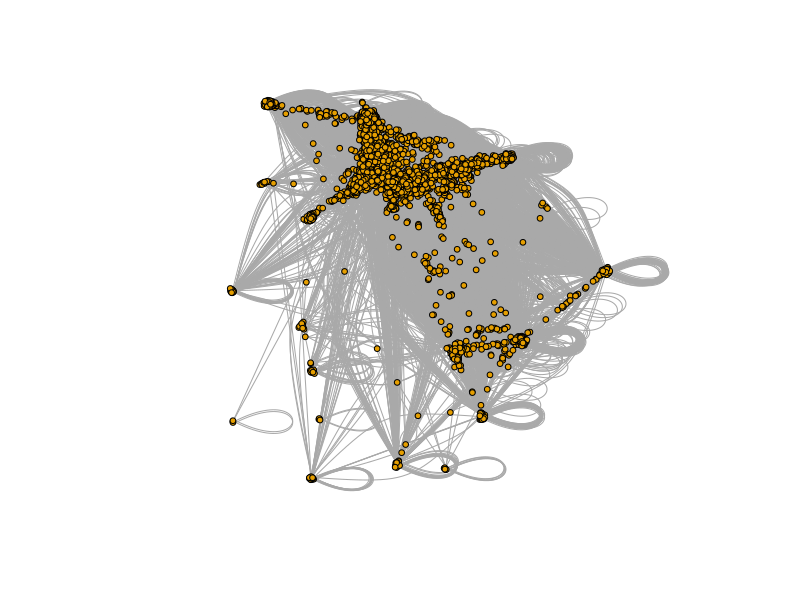
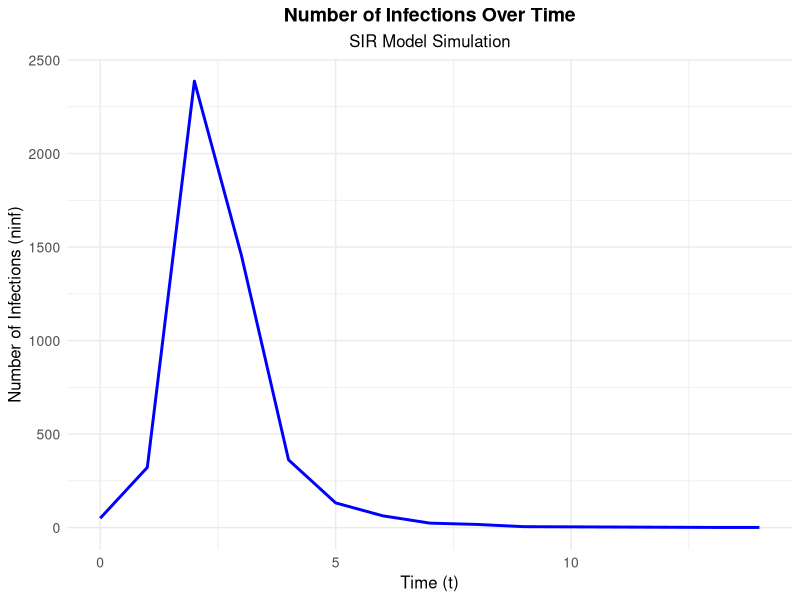
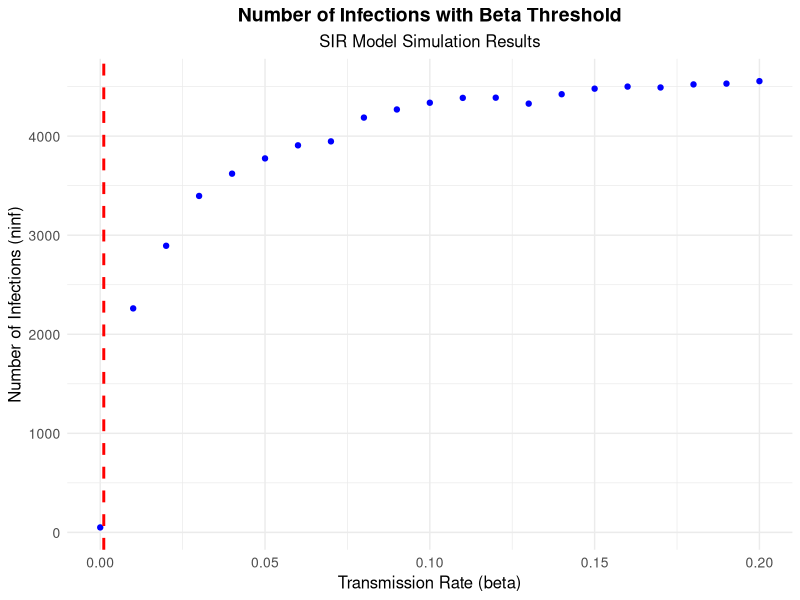
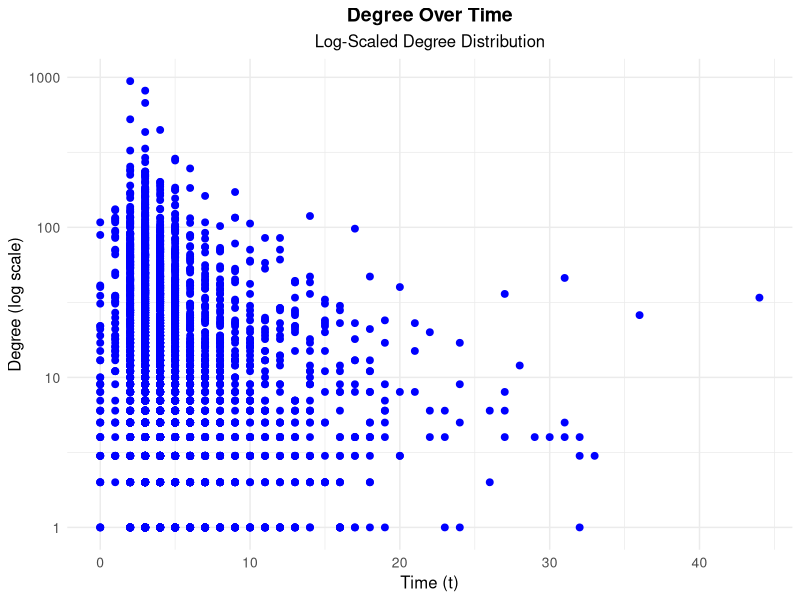
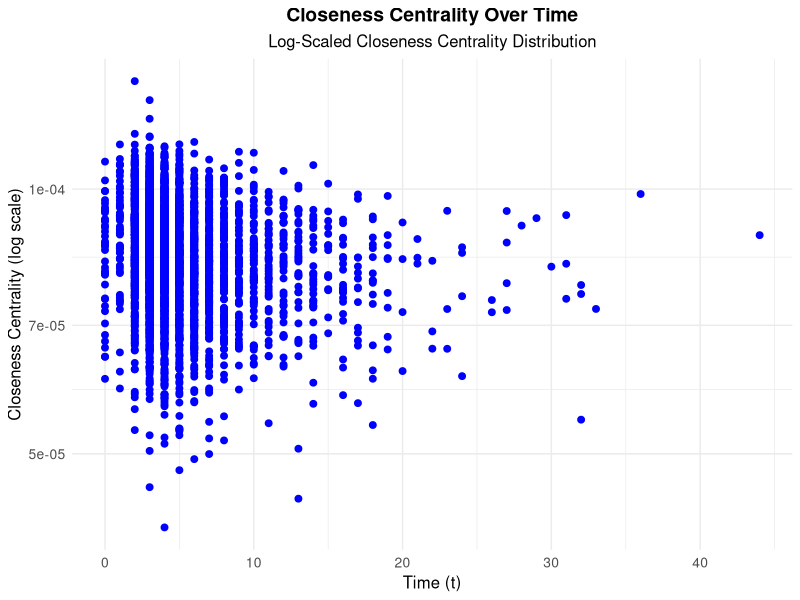
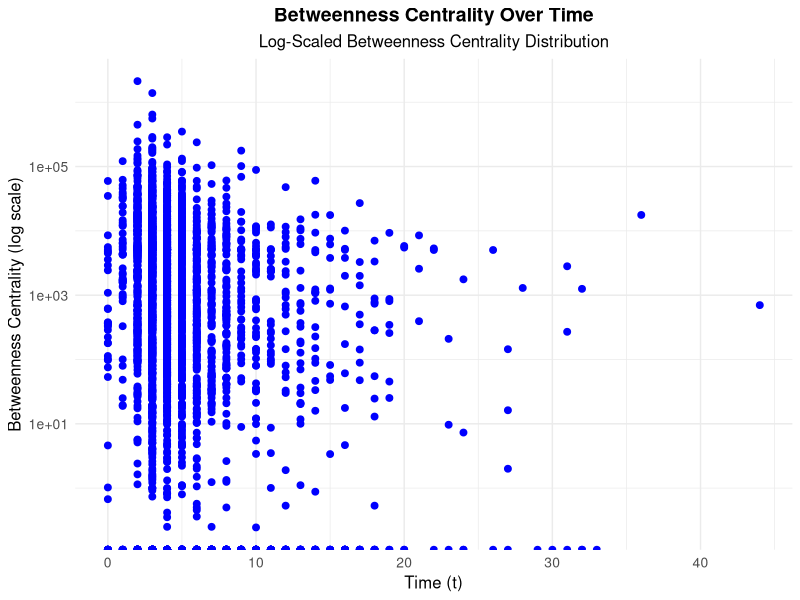
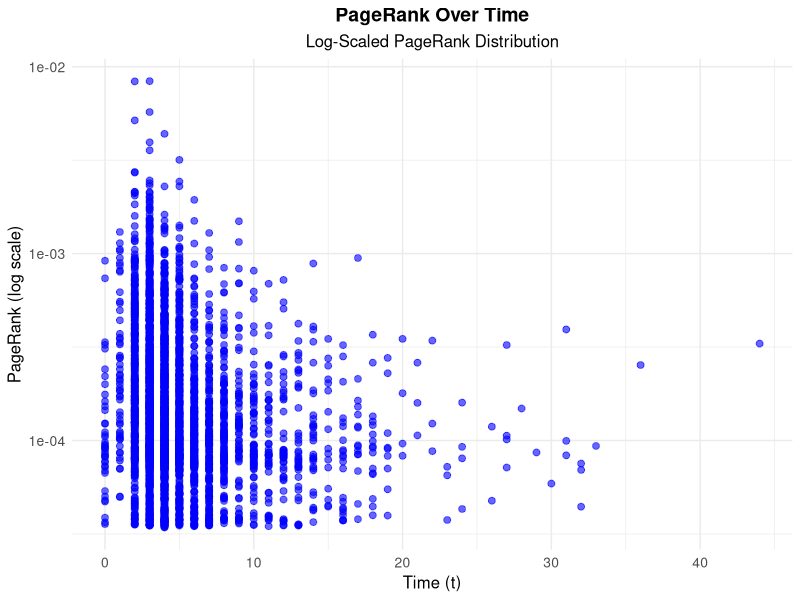
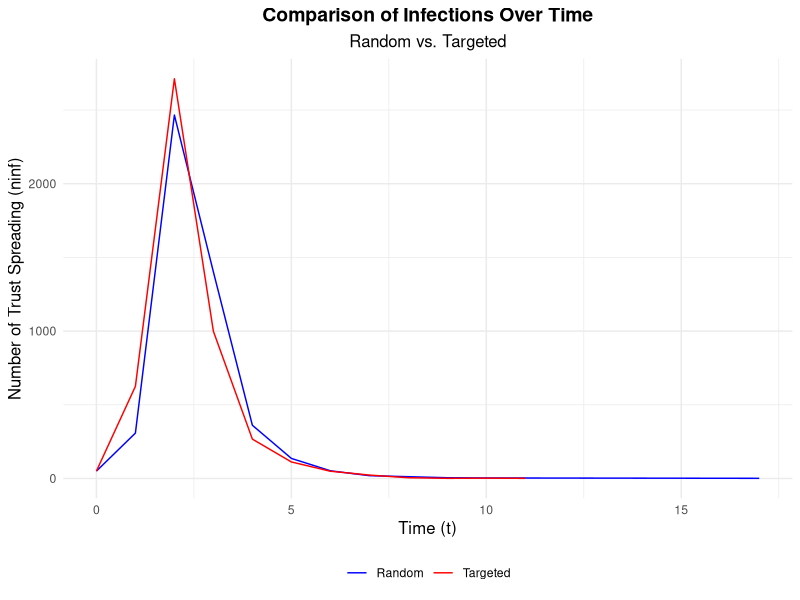

The R script that drew these images, in order: (Note: a time limit stopped this script after it produced the figures.)
## ---- chunk 1
library(readr)
library(igraph)
library(dplyr)
library(ggplot2)
library(purrr)
library(tibble)
library(caret)
library(tidyverse)
## ---- chunk 2
sim_sir <- function(g,beta,mu,seeds){
  state <- rep(0,vcount(g)) #initial state of the simulation
  state[seeds] <- 1 #infect the seeds
  t <- 0
  table <- data.frame(t=0,inf=seeds)
  while(sum(state==1)>0){
    t <- t + 1
    ## I -> R
    infected <- which(state==1) #get them
    # generate a random value for every infected, if it's < mu, let the node recover.
    state[infected] <- ifelse(runif(length(infected)) < mu,2,1)
    
    ## S -> I
    infected <- which(state==1)
    susceptible <- which(state==0) #get them
    contacts <- as.numeric(unlist(adjacent_vertices(g,infected))) #get the contacts of infected
    contacts <- contacts[contacts %in% susceptible] # get those who are susceptible
    new_infected <- contacts[runif(length(contacts)) < beta] #infect contacts
    new_infected <- unique(new_infected) # drop duplicates from the new_infected
    if(length(new_infected)>0){
      state[new_infected] <- 1
      table <- rbind(table,data.frame(t,inf=new_infected))
    }
  }
  table
}
## ---- chunk 3
node <- read.csv("nodes.csv") |> select("X..index", "meta")
edge <- read.csv("edges.csv")

graph <- graph_from_data_frame(edge, vertices = node, directed = FALSE)
graph <- simplify(graph)

cluster <- clusters(graph)
giant_component <- which.max(cluster$csize)
node_giant <- V(graph)[cluster$membership == giant_component]

g <- induced_subgraph(graph, node_giant)
g

## ---- chunk 4
plot(g, vertex.label = NA, vertex.size = 3)
## ---- chunk 5
mu <- 0.1
betac <- mu*mean(degree(g))/(mean(degree(g)^2))
betac
## ---- chunk 6
seeds <- sample(1:vcount(g),vcount(g)*0.01)

realization <- sim_sir(g,beta = 0.5,mu=0.1,seeds) %>% 
  group_by(t) %>% summarize(ninf=n()) 
## ---- chunk 7
realization %>% 
  ggplot(aes(x=t, y=ninf)) + 
  geom_line(color = "blue", size = 1) + 
  labs(
    title = "Number of Infections Over Time",
    subtitle = "SIR Model Simulation",
    x = "Time (t)",
    y = "Number of Infections (ninf)"
  ) + 
  theme_minimal() +
  theme(
    plot.title = element_text(hjust = 0.5, size = 14, face = "bold"),
    plot.subtitle = element_text(hjust = 0.5, size = 12),
    axis.title.x = element_text(size = 12),
    axis.title.y = element_text(size = 12),
    axis.text = element_text(size = 10)
  )
## ---- chunk 8
results <- map_dfr(seq(0,0.2,0.01), # beta range
        \(beta){ seeds <- sample(1:vcount(g),vcount(g)*0.01)
        realization <- sim_sir(g,beta,mu,seeds) # make a realization for each beta
        data.frame(beta,ninf=nrow(realization)) # create dataframe row
        })
## ---- chunk 9
results %>% 
  ggplot(aes(x=beta, y=ninf)) + 
  geom_point(color = "blue", size = 1.5) + 
  geom_vline(xintercept = betac, linetype = "dashed", color = "red", size = 1) + 
  labs(
    title = "Number of Infections with Beta Threshold",
    subtitle = "SIR Model Simulation Results",
    x = "Transmission Rate (beta)",
    y = "Number of Infections (ninf)"
  ) + 
  theme_minimal() +
  theme(
    plot.title = element_text(hjust = 0.5, size = 14, face = "bold"),
    plot.subtitle = element_text(hjust = 0.5, size = 12),
    axis.title.x = element_text(size = 12),
    axis.title.y = element_text(size = 12),
    axis.text = element_text(size = 10)
  )
## ---- chunk 10
realization <- sim_sir(g,beta=0.1,mu=0.1,seeds)
## ---- chunk 11
set.seed(12345)
table_d <- degree(g) %>% enframe(name = "inf",value="degree") %>%
  merge(realization) 

# Plot
table_d %>% 
  ggplot(aes(x = t, y = degree)) + 
  geom_point(color = "blue", size = 2) + 
  scale_y_log10() + 
  labs(
    title = "Degree Over Time",
    subtitle = "Log-Scaled Degree Distribution",
    x = "Time (t)",
    y = "Degree (log scale)"
  ) + 
  theme_minimal() +
  theme(
    plot.title = element_text(hjust = 0.5, size = 14, face = "bold"),
    plot.subtitle = element_text(hjust = 0.5, size = 12),
    axis.title.x = element_text(size = 12),
    axis.title.y = element_text(size = 12),
    axis.text = element_text(size = 10)
  )
## ---- chunk 12
set.seed(12345)
table_c <- closeness(g) %>% enframe(name = "inf",value="closeness") %>%
  merge(realization) 

# Plot
table_c %>% 
  ggplot(aes(x = t, y = closeness)) + 
  geom_point(color = "blue", size = 2) + 
  scale_y_log10() + 
  labs(
    title = "Closeness Centrality Over Time",
    subtitle = "Log-Scaled Closeness Centrality Distribution",
    x = "Time (t)",
    y = "Closeness Centrality (log scale)"
  ) + 
  theme_minimal() +
  theme(
    plot.title = element_text(hjust = 0.5, size = 14, face = "bold"),
    plot.subtitle = element_text(hjust = 0.5, size = 12),
    axis.title.x = element_text(size = 12),
    axis.title.y = element_text(size = 12),
    axis.text = element_text(size = 10)
  )
## ---- chunk 13
set.seed(12345)
table_b <- betweenness(g) %>% enframe(name = "inf",value="betweenness") %>%
  merge(realization) 

# Plot
table_b %>% 
  ggplot(aes(x = t, y = betweenness)) + 
  geom_point(color = "blue", size = 2) + 
  scale_y_log10() + 
  labs(
    title = "Betweenness Centrality Over Time",
    subtitle = "Log-Scaled Betweenness Centrality Distribution",
    x = "Time (t)",
    y = "Betweenness Centrality (log scale)"
  ) + 
  theme_minimal() +
  theme(
    plot.title = element_text(hjust = 0.5, size = 14, face = "bold"),
    plot.subtitle = element_text(hjust = 0.5, size = 12),
    axis.title.x = element_text(size = 12),
    axis.title.y = element_text(size = 12),
    axis.text = element_text(size = 10)
  )
## ---- chunk 14
set.seed(12345)
table_pr <- page_rank(g)$vector %>% enframe(name = "inf",value="page_rank") %>%
  merge(realization) 

# Plot
table_pr %>% 
  ggplot(aes(x = t, y = page_rank)) + 
  geom_point(color = "blue", size = 2, alpha = 0.6) + 
  scale_y_log10() + 
  labs(
    title = "PageRank Over Time",
    subtitle = "Log-Scaled PageRank Distribution",
    x = "Time (t)",
    y = "PageRank (log scale)"
  ) + 
  theme_minimal() +
  theme(
    plot.title = element_text(hjust = 0.5, size = 14, face = "bold"),
    plot.subtitle = element_text(hjust = 0.5, size = 12),
    axis.title.x = element_text(size = 12),
    axis.title.y = element_text(size = 12),
    axis.text = element_text(size = 10)
  )
## ---- chunk 15
table <- merge(table_d,table_c)
table <- merge(table,table_pr)
table <- merge(table,table_b)
cor(table$t,table[,-c(1,2)])
## ---- chunk 16
set.seed(12345)
seeds <- sample(1:vcount(g),vcount(g)*0.01)
realization_random <- sim_sir(g,beta = 0.5,mu=0.1,seeds) %>%
  group_by(t) %>% summarize(ninf=n())
seeds <- closeness(g) %>% enframe(name = "inf",value="closeness") %>%
  slice_max(closeness,n=round(vcount(g)*0.01,0))

seeds_inf <- seeds$inf
seeds_inf <- as.integer(seeds_inf)
all(seeds_inf %in% V(g)) 

realization_targeted <- sim_sir(g,beta = 0.5,mu=0.1,seeds_inf) %>%
  group_by(t) %>% summarize(ninf=n())
## ---- chunk 17
ggplot() + geom_line(data=realization_random,aes(x=t,y=ninf,col="Random"))+
  geom_line(data=realization_targeted,aes(x=t,y=ninf,col="Targeted")) +
  labs(
    title = "Comparison of Infections Over Time",
    subtitle = "Random vs. Targeted",
    x = "Time (t)",
    y = "Number of Trust Spreading (ninf)",
    color = NULL
  ) +
  theme_minimal() +
  theme(
    plot.title = element_text(hjust = 0.5, size=14, face="bold"),
    plot.subtitle = element_text(hjust = 0.5, size=12),
    axis.title.x = element_text(size=12),
    axis.title.y = element_text(size=12),
    legend.position = "bottom"
  ) +
  scale_color_manual(values = c("Random" = "blue", "Targeted" = "red"))

## ---- chunk 18
total_infected_random <- sum(realization_random$ninf)
total_infected_targeted <- sum(realization_targeted$ninf)
difference_infected <- total_infected_targeted - total_infected_random

print(paste("Total Infected (Random)", total_infected_random))
print(paste("Total Infected (Targeted)", total_infected_targeted))
print(paste("Difference in Infected", difference_infected))
## ---- chunk 19
set.seed(12345)

seeds <- sample(1:vcount(g),vcount(g)*0.01)
realization <- sim_sir(g,beta = 0.5,mu=0.1,seeds) |> group_by(t) |> summarize(ninf=n())

vaccinated_random <- sample(1:vcount(g),vcount(g)*0.05)
gp <- delete_vertices(g,vaccinated_random)
seeds <- sample(1:vcount(gp),vcount(gp)*0.01)
realization_random <- sim_sir(gp,beta = 0.5,mu=0.1,seeds) |> group_by(t) |> summarize(ninf=n())
## ---- chunk 20
set.seed(12345)
seeds <- closeness(g) %>% enframe(name = "inf",value="closeness") %>%
  slice_max(closeness,n=round(vcount(g)*0.05,0))
gp <- delete_vertices(g,seeds$inf)
seeds <- sample(1:vcount(gp),vcount(gp)*0.01)
realization_targeted <- sim_sir(gp,beta = 0.5,mu=0.1,seeds) %>%
  group_by(t) %>% summarize(ninf=n())
## ---- chunk 21
ggplot() + geom_line(data=realization,aes(x=t,y=ninf,col="No Vaccination")) +
  geom_line(data=realization_random,aes(x=t,y=ninf,col="Vacc. Random"))+
  geom_line(data=realization_targeted,aes(x=t,y=ninf,col="Vacc. Targeted")) +
  theme_minimal() + labs(
    color = "Vaccination Strategy",  # Set the legend title for the color aesthetic
    title = "Comparison of Trust Spread Over Time",
    subtitle = "No Vaccination vs. Random Vaccination vs. Targeted Vaccination",
    x = "Time (t)",
    y = "Number of trust spread (ninf)"
  ) +
  theme(
    plot.title = element_text(hjust = 0.5, size = 14, face = "bold"),
    plot.subtitle = element_text(hjust = 0.5, size = 12),
    axis.title.x = element_text(size = 12),
    axis.title.y = element_text(size = 12),
    legend.position = "bottom"
  ) +
    scale_color_manual(values = c("No Vaccination" = "blue", "Vacc. Random" = "red", "Vacc. Targeted" = "green"))
## ---- chunk 22
No_Vaccination <- sum(realization$ninf)
Vacc._Random <- sum(realization_random$ninf)
Vacc._Targeted <- sum(realization_targeted$ninf)

print(paste("No Vaccination", No_Vaccination))
print(paste("Vacc. Random", Vacc._Random))
print(paste("Vacc. Targeted", Vacc._Targeted))

partd_w_n_v <- data.frame(partd_label = c("Vacc. Random", "Vacc. Targeted", "Difference in Infected",
                                          "No Vaccination"),
                    pard_value = c(Vacc._Random, Vacc._Targeted, Vacc._Random-Vacc._Targeted,
                                   No_Vaccination))
partd_w_n_v
## ---- chunk 23
print(paste("Total Infected (Random)", total_infected_random))
print(paste("Total Infected (Targeted)", total_infected_targeted))
print(paste("Difference in Infected", difference_infected))

partc <- data.frame("label" = c("Total Infected (Random)", "Total Infected (Targeted)", 
                                          "Difference in Infected"),
                    "partc_value" = c(total_infected_random, total_infected_targeted, difference_infected))

partd <- partd_w_n_v[-4,]

merged_table <- cbind(partc, partd) |> select(-"partd_label") |> mutate(difference = partc_value - pard_value)

merged_table 
## ---- chunk 24
all <- table_d %>% group_by(t) %>% summarize(ninf=n())
sensors <- table_d %>% filter(degree>10) %>% group_by(t) %>% summarize(ninf=n())
## ---- chunk 25
ggplot() + geom_line(data=all,aes(x=t,y=ninf/sum(ninf),col="All")) + geom_line(data=sensors,aes(x=t,y=ninf/sum(ninf),col="Sensors")) +
   labs(
    title = "Sensor Spreading Over Time",
    subtitle = "Comparison Between All and Sensor Data",
    x = "Time (t)",
    y = "Normalized Number of Infections",
    color = "Data Source"
  ) +
  theme_minimal() +
  theme(
    plot.title = element_text(hjust = 0.5, size=14, face="bold"),
    plot.subtitle = element_text(hjust = 0.5, size=12),
    axis.title.x = element_text(size=12),
    axis.title.y = element_text(size=12),
    legend.position = "bottom"
  ) +
  scale_color_manual(values = c("All" = "blue", "Sensors" = "green"))
## ---- chunk 26
control <- sample(1:vcount(g),1000)
get_one_neighbor <- function(id){
  sample(neighbors(g,id),1)
}
sensors <- sapply(control,get_one_neighbor)
## ---- chunk 27
control_evo <- table_d %>% filter(inf %in% control) %>% group_by(t) %>% summarize(ninf=n())
sensors_evo <- table_d %>% filter(inf %in% sensors) %>% group_by(t) %>% summarize(ninf=n())
## ---- chunk 28
ggplot() + geom_line(data=control_evo,aes(x=t,y=cumsum(ninf/sum(ninf)),col="All")) +
  geom_line(data=sensors_evo,aes(x=t,y=cumsum(ninf/sum(ninf)),col="Sensors")) +
   labs(
    title = "Cumulative Infections Over Time",
    subtitle = "Comparison Between All and Sensor Data",
    x = "Time (t)",
    y = "Cumulative Proportion of Infections",
    color = "Data Source"
  ) +
  theme_minimal() +
  theme(
    plot.title = element_text(hjust = 0.5, size=14, face="bold"),
    plot.subtitle = element_text(hjust = 0.5, size=12),
    axis.title.x = element_text(size=12),
    axis.title.y = element_text(size=12),
    legend.position = "bottom"
  ) +
  scale_color_manual(values = c("All" = "blue", "Sensors" = "green"))
## ---- chunk 29
# Calculate the quartiles and IQR for each feature
Q1 <- apply(table[, c(-1,-2)], 2, quantile, probs = 0.25)
Q3 <- apply(table[, c(-1,-2)], 2, quantile, probs = 0.75)
IQR <- Q3 - Q1

# Define the lower and upper bounds for outliers
lower_bound <- Q1 - 1.5 * IQR
upper_bound <- Q3 + 1.5 * IQR

# Identify outliers for each feature
outliers <- apply(table[, c(-1,-2)], 2, function(x) x < lower_bound | x > upper_bound)

# Combine the outlier flags across features
outliers_combined <- apply(outliers, 1, any)

# Remove outliers from the dataset
data_no_outliers <- table[!outliers_combined, ]

# Check the dimensions of the dataset before and after removing outliers
dim(table)  # Original dimensions
dim(data_no_outliers)    # Dimensions after removing outliers
## ---- chunk 30
# Split the data into training and testing sets
set.seed(123)
train_index <- createDataPartition(data_no_outliers$t, p = 0.8, list = FALSE)
test_data <- data_no_outliers[-train_index, ] |> select(-inf)
train_data <- data_no_outliers[train_index, ] |> select(-inf)
## ---- chunk 31
set.seed(123)
control <- trainControl(method = "cv",  # Use k-fold cross-validation
                        number = 100)

# Train a regression model
model <- train(t ~ degree + closeness + page_rank + betweenness,
               data = train_data, method = "lm", trControl = control)
summary(model)
## ---- chunk 32
ggplot(train_data, aes(x = seq(1:50), y = t)) +
  geom_point(aes(x = degree), color = "blue") +
  geom_smooth(aes(x = degree), method = "lm", se = FALSE, color = "blue", formula = y ~ x) +
  geom_point(aes(x = closeness), color = "red") +
  geom_smooth(aes(x = closeness), method = "lm", se = FALSE, color = "red", formula = y ~ x) +
  geom_point(aes(x = page_rank), color = "yellow") +
  geom_smooth(aes(x = page_rank), method = "lm", se = FALSE, color = "yellow", formula = y ~ x) +
  geom_point(aes(x = betweenness), color = "pink") +
  geom_smooth(aes(x = betweenness), method = "lm", se = FALSE, color = "pink", formula = y ~ x) +
  labs(title = "Regression Lines for Different Features",
       x = "Sequence (1 to 50)",
       y = "t") +
  theme_minimal()
  
## ---- chunk 33
cv_results <- model$results
cv_results
## ---- chunk 34
set.seed(123)
x <- as.matrix(train_data[,-1])
y <- train_data$t

control <- trainControl(method = "repeatedcv", number = 10, repeats = 5)

ridge_model <- train(
  x, y,
  method = "glmnet",
  trControl = control,
  tuneGrid = expand.grid(alpha = 0, lambda = 10^seq(-3, 0, length = 100))
)

best_tune <- ridge_model$bestTune
best_tune
## ---- chunk 35
prediciton <- predict(ridge_model, newdata = x)
sqrt(mean((prediciton - y)^2))
## ---- chunk 36
# RMSE Calculation for Ridge Regression
predictions_train <- predict(ridge_model, newdata = x)
rmse_train <- sqrt(mean((predictions_train - y)^2))
print(paste("RMSE on train data (Ridge):", rmse_train))

# RMSE Calculation for Test Data
predictions_test <- predict(ridge_model, newdata = test_data)
rmse_test <- sqrt(mean((predictions_test - test_data$t)^2))
print(paste("RMSE on test data (Ridge):", rmse_test))

# Data Frame with RMSE Values
RMSE_ridge <- data.frame(data = c("train", "test"), 
                         RMSE = c(rmse_train, rmse_test))
RMSE_ridge
## ---- chunk 37
### 2. Random Forest
# install.packages("randomForest")
library(randomForest)
test_data <- table[-train_index, ] 
train_control <- trainControl(
  method = "cv", 
  number = 5,
  savePredictions = TRUE
)

# Train the random forest model
set.seed(123)
rf_model <- train(
  t ~ ., 
  data = train_data, 
  method = "ranger",
  trControl = train_control,
  tuneLength = 5,
  metric = "RMSE"
)

test_predictions <- predict(rf_model, newdata = test_data)

test_results <- test_data %>%
  mutate(predictions = test_predictions)

rmse_value <- RMSE(test_results$predictions, test_results$t)

cat("Test RMSE:", rmse_value, "\n")
## ---- chunk 38
set.seed(123)
num_seeds <- ceiling(nrow(table) * 0.01)
seed_nodes <- test_results %>% arrange(predictions) %>% slice_head(n = num_seeds)

seeds_inf <- seed_nodes$inf
seeds_inf <- as.integer(seeds_inf)
all(seeds_inf %in% V(g)) 

realization_random <- sim_sir(g,beta = 0.5,mu=0.1,seeds_inf) %>%
  group_by(t) %>% summarize(ninf=n())
## ---- chunk 39
set.seed(123)

closeness_centrality <- closeness(g)

# Convert closeness centrality to a tibble
closeness_df <- enframe(closeness_centrality, name = "inf", value = "closeness")

# Merge closeness centrality with test results based on 'inf'
merged_df <- closeness_df %>%
  left_join(test_results, by = "inf")

# Select the top nodes based on closeness centrality
num_seeds <- round(vcount(g) * 0.01)
seed_nodes <- merged_df %>%
  arrange(predictions) %>%
  slice_head(n = num_seeds) %>%
  pull(inf)

realization_targeted <- sim_sir(g,beta = 0.5,mu=0.1,seeds_inf) %>%
  group_by(t) %>% summarize(ninf=n())

# Print the seed nodes and the result of the SIR simulation
print(realization_targeted)
## ---- chunk 40
total_infected_random <- sum(realization_random$ninf)
total_infected_targeted <- sum(realization_targeted$ninf)
difference_infected <- total_infected_targeted - total_infected_random

print(paste("Total Infected (Random)", total_infected_random))
print(paste("Total Infected (Targeted)", total_infected_targeted))
print(paste("Difference in Infected", difference_infected))

partc_w_n_v <- data.frame(partc_label = c("Random", "Targeted", "Difference in Infected"),
                    pard_value = c(total_infected_random, total_infected_targeted, difference_infected))
partc_w_n_v
## ---- chunk 41
ggplot() + geom_line(data=realization_random,aes(x=t,y=ninf,col="Random"))+
  geom_line(data=realization_targeted,aes(x=t,y=ninf,col="Targeted")) +
  labs(
    title = "Comparison of Infections Over Time",
    subtitle = "Random vs. Targeted",
    x = "Time (t)",
    y = "Number of Trust Spreading (ninf)",
    color = NULL
  ) +
  theme_minimal() +
  theme(
    plot.title = element_text(hjust = 0.5, size=14, face="bold"),
    plot.subtitle = element_text(hjust = 0.5, size=12),
    axis.title.x = element_text(size=12),
    axis.title.y = element_text(size=12),
    legend.position = "bottom"
  ) +
  scale_color_manual(values = c("Random" = "blue", "Targeted" = "red"))
## ---- chunk 42
set.seed(123)

# Select nodes with the smallest predicted time to infection (top 5% of nodes)
num_seeds <- ceiling(nrow(table)*0.01)
seed_nodes <- test_results %>%
  arrange(predictions) %>%
  slice_head(n = num_seeds) %>%
  pull(inf) # Assuming 'name' column has node IDs

gp <- delete_vertices(g,seed_nodes)
seeds <- sample(1:vcount(gp),vcount(gp)*0.01)
realization_random <- sim_sir(gp,beta = 0.5,mu=0.1,seeds) |> group_by(t) |> summarize(ninf=n())
## ---- chunk 43
set.seed(123)
# Calculate closeness centrality for all nodes
closeness_centrality <- closeness(g)

# Convert closeness centrality to a tibble
closeness_df <- enframe(closeness_centrality, name = "inf", value = "closeness")

# Merge closeness centrality with test results based on 'inf'
merged_df <- closeness_df %>%
  left_join(test_results, by = "inf")

# Select the top nodes based on predictions and then by closeness centrality
num_seeds <- round(vcount(g) * 0.05)
seed_nodes <- merged_df %>%
  arrange(predictions) %>%
  slice_head(n = num_seeds) %>%
  pull(inf)

# Remove seed nodes from the graph
gp <- delete_vertices(g, seed_nodes)

# Select a sample of seeds from the remaining nodes
seeds <- sample(1:vcount(gp), vcount(gp) * 0.01)

# Simulate SIR process
realization_targeted <- sim_sir(gp, beta = 0.5, mu = 0.1, seeds) %>%
  group_by(t) %>%
  summarize(ninf = n())

# Print the seed nodes and the result of the SIR simulation
print(realization_targeted)
## ---- chunk 44
Vacc._Random <- sum(realization_random$ninf)
Vacc._Targeted <- sum(realization_targeted$ninf)

print(paste("Vacc. Random", Vacc._Random))
print(paste("Vacc. Targeted", Vacc._Targeted))

partd_w_n_v <- data.frame(partd_label = c("Vacc. Random", "Vacc. Targeted", "Difference in Infected"),
                    pard_value = c(Vacc._Random, Vacc._Targeted, Vacc._Random-Vacc._Targeted))
partd_w_n_v
## ---- chunk 45
ggplot() + 
  geom_line(data=realization_random,aes(x=t,y=ninf,col="Vacc. Random"))+
  geom_line(data=realization_targeted,aes(x=t,y=ninf,col="Vacc. Targeted")) +
  theme_minimal() + labs(
    color = "Vaccination Strategy",  # Set the legend title for the color aesthetic
    title = "Comparison of Trust Spread Over Time",
    subtitle = "Random Vaccination vs. Targeted Vaccination",
    x = "Time (t)",
    y = "Number of trust spread (ninf)"
  ) +
  theme(
    plot.title = element_text(hjust = 0.5, size = 14, face = "bold"),
    plot.subtitle = element_text(hjust = 0.5, size = 12),
    axis.title.x = element_text(size = 12),
    axis.title.y = element_text(size = 12),
    legend.position = "bottom"
  ) +
    scale_color_manual(values = c("Vacc. Random" = "red", "Vacc. Targeted" = "green"))
## ---- chunk 46
merged_table_prediction_model <- cbind(partc_w_n_v, partd_w_n_v) 

merged_table_prediction_model 
